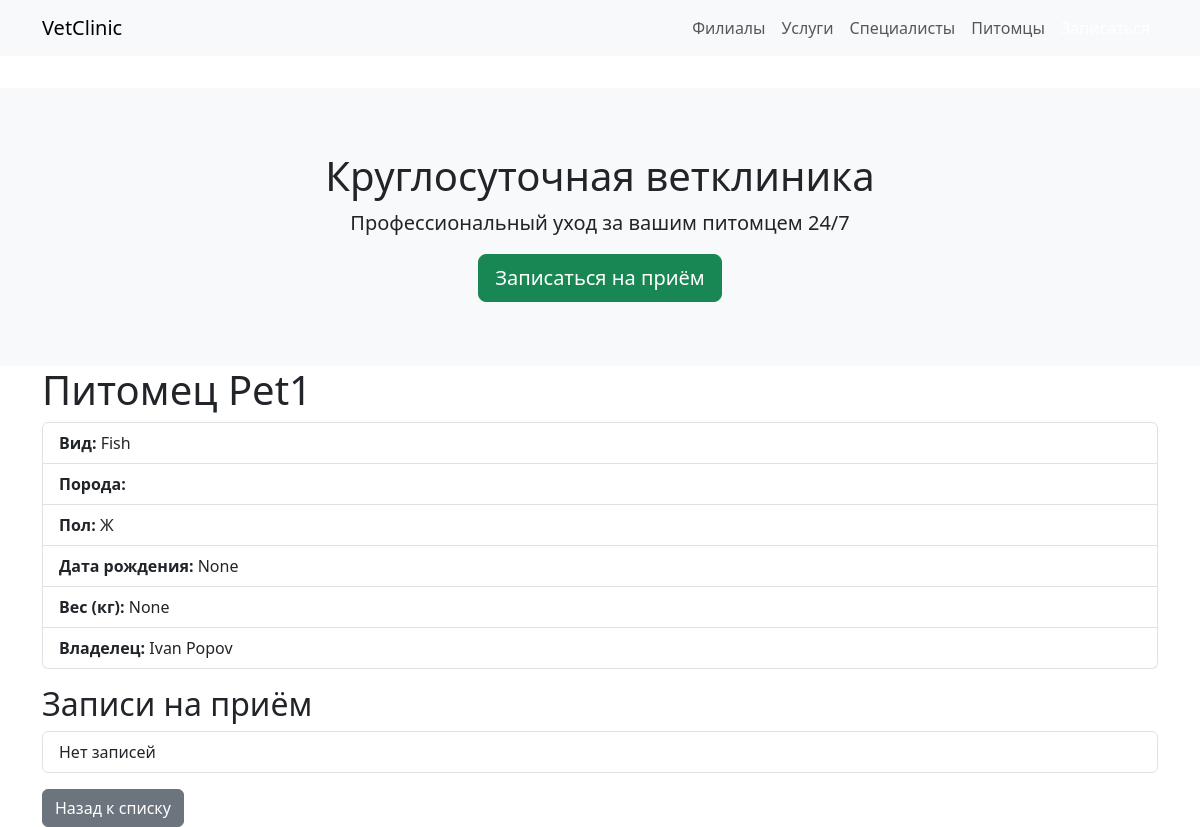
Page /pets/6/ on the earlier database version.
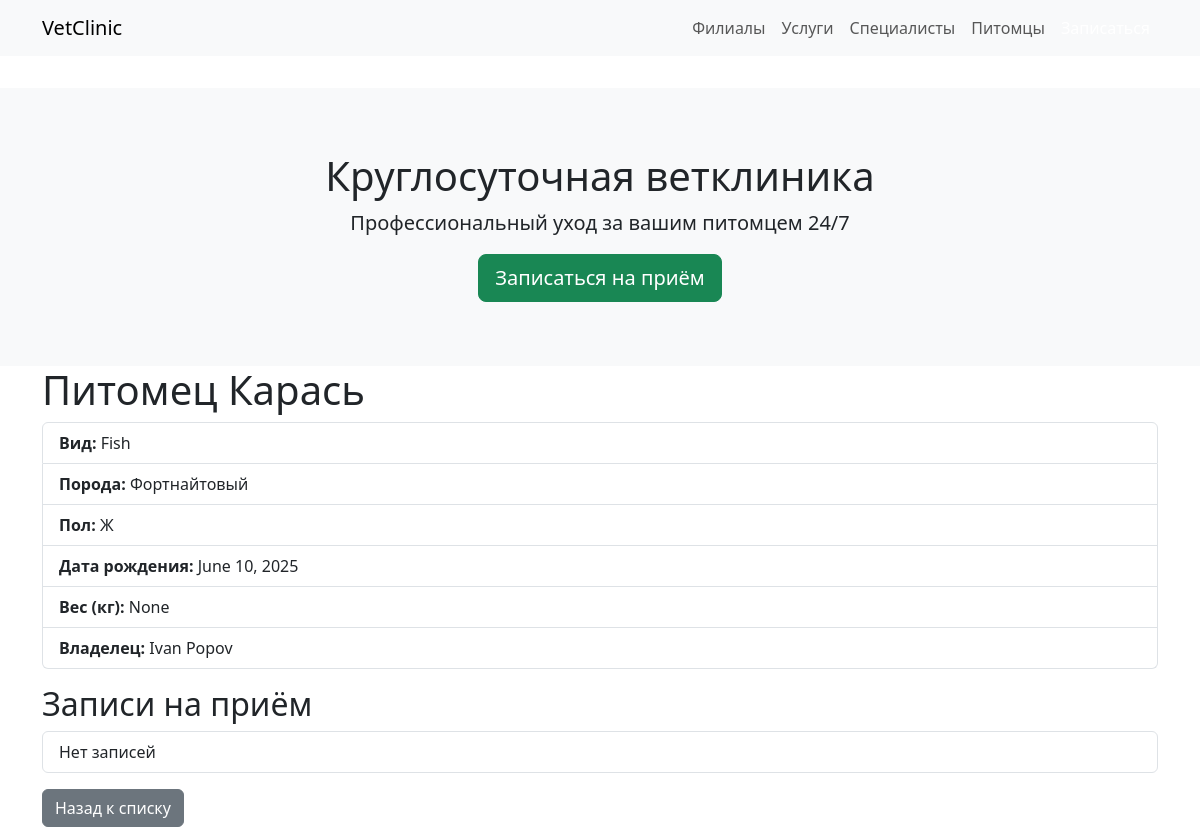
Same page on the later database version.
### vetclinic/models.py (models this page shows, shortened)
class Pet(models.Model):
    GENDERS = [("M", _("М")), ("F", _("Ж"))]
    id = models.BigAutoField(primary_key=True, db_column="pet_id")
    owner = models.ForeignKey(
        User, db_column="user_id", on_delete=models.CASCADE,
        related_name="pets", verbose_name=_("владелец")
    )
    species = models.ForeignKey(
        Species, db_column="species_id", on_delete=models.SET_NULL,
        null=True, related_name="pets", verbose_name=_("вид")
    )
    name = models.CharField(_("кличка"), max_length=100)
    breed = models.CharField(_("порода"), max_length=100, blank=True)
    gender = models.CharField(_("пол"), max_length=1, choices=GENDERS)
    date_of_birth = models.DateField(_("дата рождения"), null=True, blank=True)
    weight_kg = models.DecimalField(_("вес (кг)"), max_digits=5, decimal_places=2, null=True, blank=True)
    photo = models.ImageField(_("фото"), upload_to="pets/", blank=True, null=True, db_column="photo_path")
    created_at = models.DateTimeField(_("создан"), default=timezone.now)
    updated_at = models.DateTimeField(_("обновлён"), auto_now=True)
    class Meta:
        db_table = "pets"
        verbose_name = _("питомец")
        verbose_name_plural = _("питомцы")
    @property
    def age_years(self):
        if not self.date_of_birth:
            return "—"
        return (timezone.now().date() - self.date_of_birth).days // 365
    age_years.fget.short_description = _("возраст, лет")

class Species(models.Model):
    id = models.AutoField(primary_key=True, db_column="species_id")
    name = models.CharField(_("Вид"), max_length=50, unique=True)
    class Meta:
        db_table = "species"
        verbose_name = _("вид животного")
        verbose_name_plural = _("виды животных")

class User(models.Model):
    id = models.BigAutoField(primary_key=True, db_column="user_id")
    role = models.ForeignKey(
        Role, db_column="role_id", on_delete=models.SET_NULL,
        null=True, verbose_name=_("роль"), related_name="users"
    )
    first_name = models.CharField(_("имя"), max_length=100)
    last_name = models.CharField(_("фамилия"), max_length=100, blank=True)
    email = models.EmailField(_("e-mail"), max_length=255, unique=True, null=True, blank=True)
    phone = models.CharField(_("телефон"), max_length=20, blank=True)
    password_hash = models.TextField(_("хеш пароля"), blank=True)
    created_at = models.DateTimeField(_("создан"), default=timezone.now)
    updated_at = models.DateTimeField(_("обновлён"), auto_now=True)
    class Meta:
        db_table = "users"
        verbose_name = _("пользователь")
        verbose_name_plural = _("пользователи")
    def __str__(self):
        full = f"{self.first_name} {self.last_name}".strip()
        return full or self.email or f"User #{self.pk}"

### vetclinic/views.py (the view)
# urls.py: path("pets/<int:pk>/",      views.PetDetailView.as_view(), name="pet_detail"),
class PetDetailView(DetailView):
    model = Pet
    template_name = "vetclinic/pet_detail.html"
    context_object_name = "pet"

### vetclinic/templates/vetclinic/pet_detail.html (shortened to what this page needs)
{% extends 'vetclinic/base.html' %}
{% block content %}
<h1>Питомец {{ pet.name }}</h1>
<ul class="list-group mb-3">
  <li class="list-group-item"><strong>Вид:</strong> {{ pet.species.name }}</li>
  <li class="list-group-item"><strong>Порода:</strong> {{ pet.breed }}</li>
  <li class="list-group-item"><strong>Пол:</strong> {{ pet.get_gender_display }}</li>
  <li class="list-group-item"><strong>Дата рождения:</strong> {{ pet.date_of_birth }}</li>
  <li class="list-group-item"><strong>Вес (кг):</strong> {{ pet.weight_kg }}</li>
  <li class="list-group-item"><strong>Владелец:</strong> {{ pet.owner }}</li>
</ul>
<h2>Записи на приём</h2>
<ul class="list-group">
  {% for appt in pet.appointments.all %}
  <li class="list-group-item">
    {{ appt.start_time|date:"d.m.Y H:i" }} — {{ appt.service.name }} ({{ appt.status.name }})
  </li>
  {% empty %}
  <li class="list-group-item">Нет записей</li>
  {% endfor %}
</ul>
<a class="btn btn-secondary mt-3" href="{% url 'vetclinic:pet_list' %}">Назад к списку</a>
{% endblock %}

Differences in the rows shown:
changed Pet "None": name "Pet1" → "Карась"; breed (not shown) → "Фортнайтовый"; date_of_birth "None" → "June 10, 2025"
